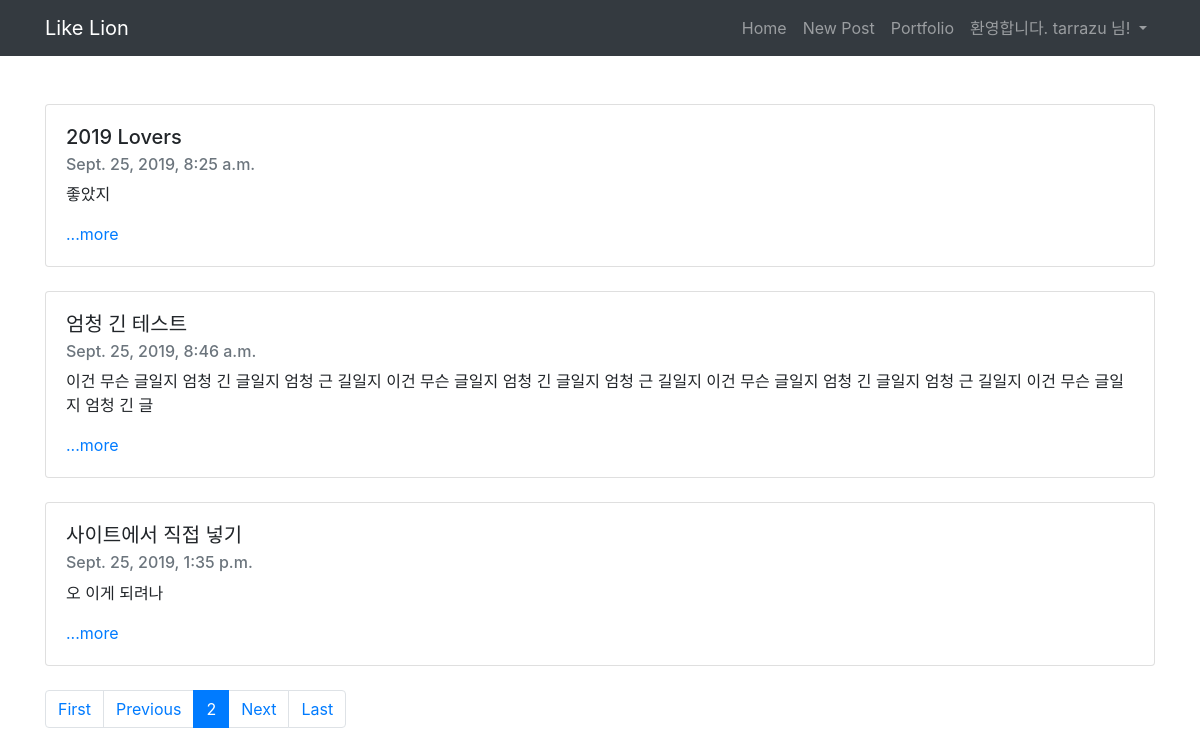
Page /?page=2 (signed in) on the committed database.
### blog/models.py (models this page shows, shortened)
class Blog(models.Model):
    title = models.CharField(max_length=200)
    pub_date = models.DateTimeField('data published')
    body = models.TextField()
    def summary(self):
        return self.body[:100]

### blog/views.py (the view)
# urls.py: 2. Add a URL to urlpatterns:  path('', views.home, name='home')
def home(request):
    blogs = Blog.objects
    blog_list = Blog.objects.all()
    paginator = Paginator(blog_list, 3)
    page = request.GET.get('page')
    posts = paginator.get_page(page)
    return render(request, 'blog/home.html', {'blogs': blogs, 'posts': posts})

### blog/templates/blog/home.html
{% extends 'base.html' %}
{% block content %}
  {% for blog in posts %}
  <br>
  <div class="card">
    <div class="card-body">
      <h5 class="card-title">{{ blog.title }}</h5>
      <h6 class="card-subtitle mb-2 text-muted">{{ blog.pub_date }}</h6>
      <p class="card-text">{{ blog.summary }}</p>
      <a href="{% url 'detail' blog.id %}" class="card-link">...more</a>
    </div>
  </div>
  {% endfor %}
  <br>
  <nav aria-label="Page navigation example">
    <ul class="pagination">
      {% if posts.has_previous %}
      <li class="page-item"><a class="page-link" href="?page=1">First</a></li>
      <li class="page-item"><a class="page-link" href="?page={{ posts.previous_page_number }}">Previous</a></li>
      {% endif %}
      <li class="page-item active"><a class="page-link" href="?page={{ posts.number }}">{{ posts.number }} <span class="sr-only">(Current)</span></a></li>
      {% if posts.has_next %}
      <li class="page-item"><a class="page-link" href="?page={{ posts.next_page_number }}">Next</a></li>
      <li class="page-item"><a class="page-link" href="?page={{ posts.paginator.num_pages }}">Last</a></li>
      {% endif %}
    </ul>
  </nav>
{% endblock %}

### secondproject/templates/base.html (shortened to what this page needs)
<!DOCTYPE html>
<html lang="en">
  <head>
    <link
      rel="stylesheet"
      href="https://stackpath.bootstrapcdn.com/bootstrap/4.3.1/css/bootstrap.min.css"
    />
  </head>
  <body>
    <nav class="navbar navbar-expand-lg navbar-dark bg-dark">
      <div class="container">
        <a class="navbar-brand" href="#">Like Lion</a>
        <div class="collapse navbar-collapse" id="navbarNav">
          <ul class="navbar-nav ml-auto">
            <li class="nav-item">
              <a class="nav-link" href="{% url 'home' %}">Home</a>
            </li>
            <li class="nav-item">
              <a class="nav-link" href="{% url 'newblog' %}">New Post</a>
            </li>
            <li class="nav-item">
              <a class="nav-link" href="{% url 'portfolio' %}">Portfolio</a>
            </li>
            {% if user.is_authenticated %}
            <li class="nav-item dropdown">
              <a
                class="nav-link dropdown-toggle"
                id="navbarDropdown"
                role="button"
                data-toggle="dropdown"
                aria-haspopup="true"
                aria-expanded="false"
              >
                환영합니다. {{ user.username }} 님!
              </a>
            </li>
            {% endif %}
          </ul>
        </div>
      </div>
    </nav>
    <div class="container">
      <br />
      {% block content %} {% endblock %}
    </div>
  </body>
</html>

### rows in the picture
Blog: title "2019 Lovers", pub_date "Sept. 25, 2019, 8:25 a.m.", summary "좋았지"
Blog: title "엄청 긴 테스트", pub_date "Sept. 25, 2019, 8:46 a.m.", summary "이건 무슨 글일지 엄청 긴 글일지 엄청 근 길일지 이건 무슨 글일지 엄청 긴 글일지 엄청 근 길일지 이건 무슨 글일지 엄청 긴 글일지 엄청 근 길일지 이건 무슨 글일지 엄청 긴 글"
Blog: title "사이트에서 직접 넣기", pub_date "Sept. 25, 2019, 1:35 p.m.", summary "오 이게 되려나"

### other values in the picture
{{ user.username }} "tarrazu"
{{ posts.number }} "2"
